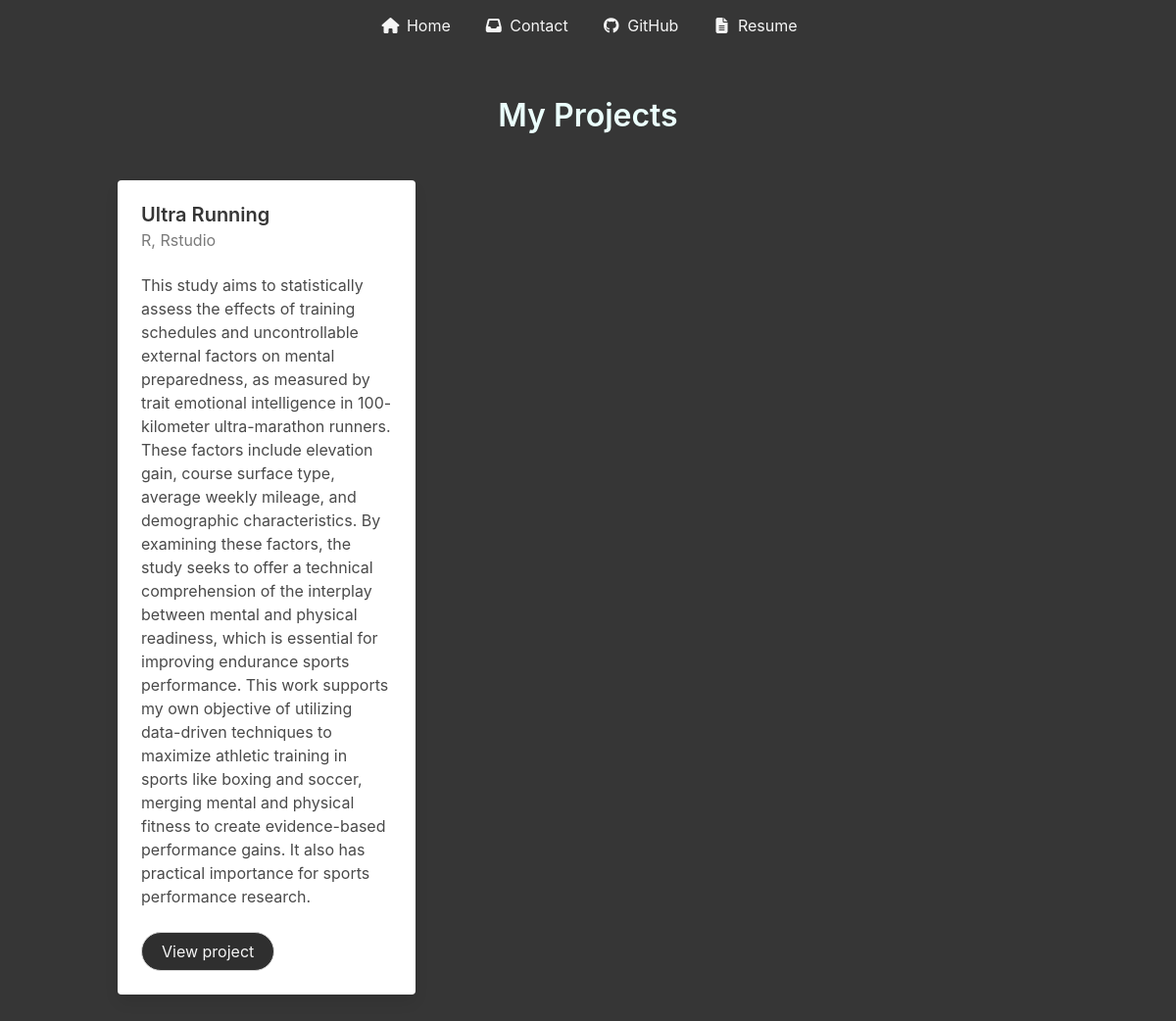
Page /projects/ on the earlier database version.
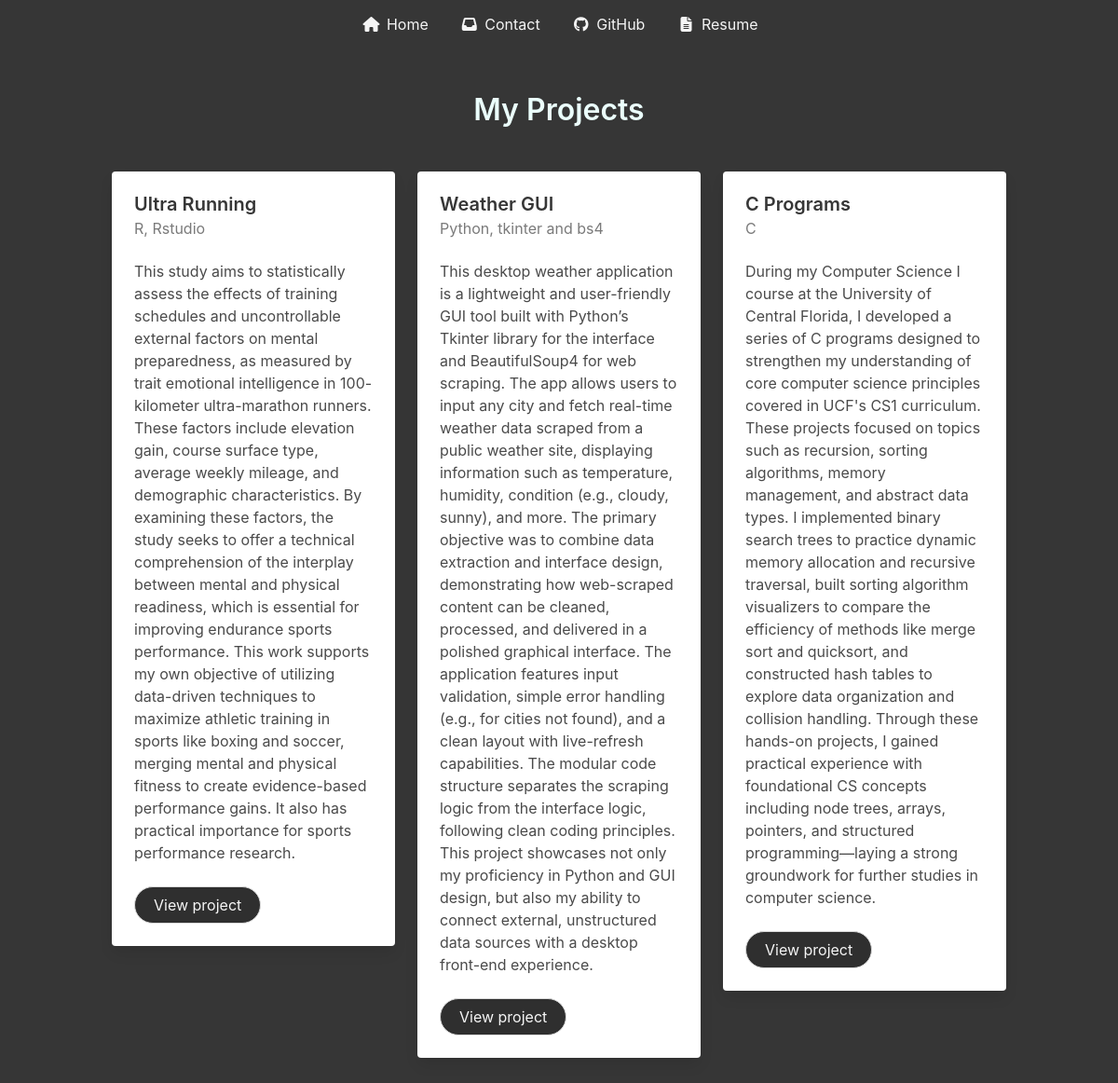
Same page on the later database version.
### showcase/models.py (models this page shows, shortened)
class Project(models.Model):
    title = models.CharField(max_length=30)
    description = models.TextField()
    content = models.TextField()
    tools = models.CharField(max_length=200)
    slug = models.SlugField(unique=True)
    github = models.URLField()

### showcase/views.py (the view)
# urls.py: path("projects/", views.projects, name="projects"),
def projects(request):
    projects = models.Project.objects.all()
    return render(request, 'showcase/projects.html', {'projects': projects})

### showcase/templates/showcase/projects.html (shortened to what this page needs)
{% extends 'showcase/base.html' %}
{% load static %}
{% block content %}
<section class="section has-background-grey-darker">
  <div class="container">
    <h1 class="title has-text-primary-light has-text-centered mb-6">
      My Projects
    </h1>
    <div class="columns is-multiline">
      {% for project in projects %}
        <div class="column is-one-third">
          <div class="card">
            <div class="card-content">
              <p class="title is-5">{{ project.title }}</p>
              <p class="subtitle is-6 has-text-grey">{{ project.tools }}</p>
              <div class="content">
                {{ project.description }}
              </div>
              <div class="buttons">
                <a href="{% url 'project_overview' project.slug %}"
                   class="button is-rounded has-text-light"
                   style="background-color: #2f2f2f;">
                  View project
                </a>
              </div>
            </div>
          </div>
        </div>
      {% endfor %}
    </div>
  </div>
</section>
{% endblock %}

Differences in the rows shown:
added Project: title "Weather GUI", tools "Python, tkinter and bs4", description "This desktop weather application is a lightweight and user-friendly GUI tool built with Python’s Tkinter library for the interface and BeautifulSoup4 for web scraping. The app allows users to input any city and fetch real-time weather data scraped from a public weather site, displaying information such as temperature, humidity, condition (e.g., cloudy, sunny), and more. The primary objective was to combine data extraction and interface design, demonstrating how web-scraped content can be cleaned, processed, and delivered in a polished graphical interface. The application features input validation, simple error handling (e.g., for cities not found), and a clean layout with live-refresh…"
added Project: title "C Programs", tools "C", description "During my Computer Science I course at the University of Central Florida, I developed a series of C programs designed to strengthen my understanding of core computer science principles covered in UCF's CS1 curriculum. These projects focused on topics such as recursion, sorting algorithms, memory management, and abstract data types. I implemented binary search trees to practice dynamic memory allocation and recursive traversal, built sorting algorithm visualizers to compare the efficiency of methods like merge sort and quicksort, and constructed hash tables to explore data organization and collision handling. Through these hands-on projects, I gained practical experience with foundational CS…"
